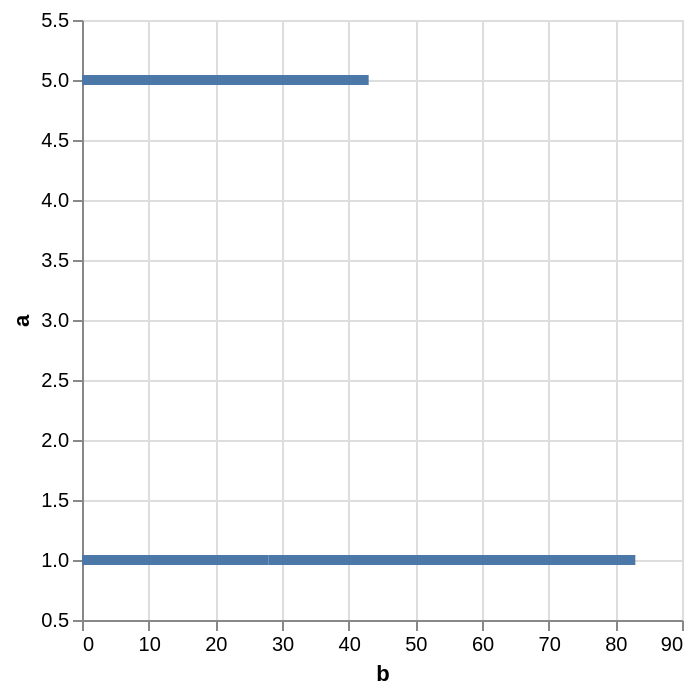

Write the Vega-Lite specification saved for this chart.
### Vega-Lite specification from a JSON file in a GitHub repository (floating-point values rounded to 4 significant figures)
{"$schema": "https://vega.github.io/schema/vega-lite/v6.json", "description": "A simple bar chart with embedded data.", "data": {"values": [{"a": 1, "b": 28}, {"a": 1, "b": 55}, {"a": 5, "b": 43}]}, "mark": {"type": "bar", "orient": "horizontal"}, "encoding": {"y": {"field": "a", "type": "quantitative", "axis": {"labelAngle": 0}}, "x": {"field": "b", "type": "quantitative"}}}
